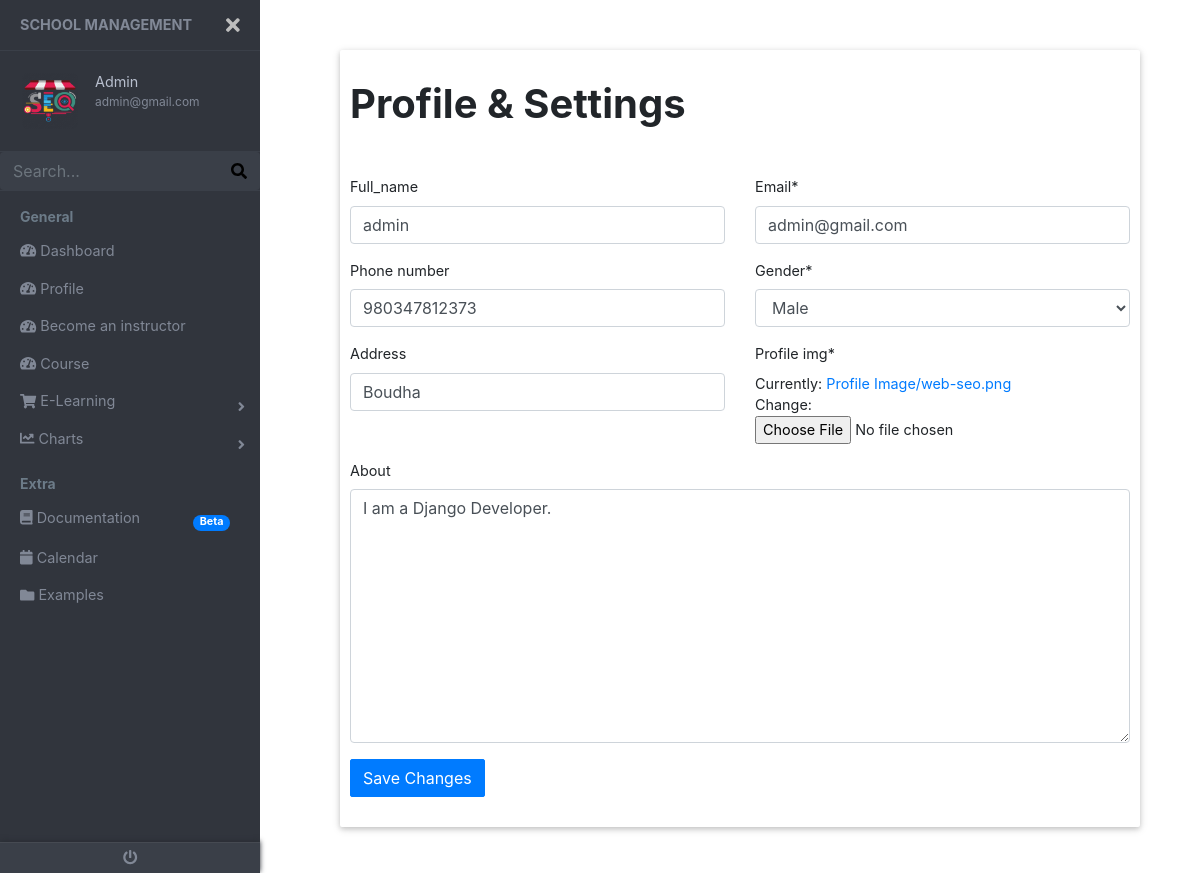
/user/createprofile/ (signed in), run on the app's committed database.
### accounts/models.py (models this page shows, shortened)
class User(AbstractBaseUser, PermissionsMixin):
    email = models.EmailField(
        verbose_name=_('email address'), max_length=255, unique=True
    )
    full_name = models.CharField(_('full_name'), max_length=30, blank=True)
    is_staff = models.BooleanField(
        _('staff status'),
        default=False,
        help_text=_(
            'Designates whether the user can log into this admin site.'
        ),
    )
    date_joined = models.DateTimeField(
        _('date joined'), default=timezone.now
    )
    objects = UserManager()
    USERNAME_FIELD = 'email'
    REQUIRED_FIELDS = ['full_name']

class Profile(models.Model):
    GENDER = (
        ('male', 'Male'),
        ('female', 'Female'),)
    user = models.OneToOneField(settings.AUTH_USER_MODEL, on_delete=models.CASCADE)
    profile_img = models.ImageField(default='default.jpg', upload_to='Profile Image/')
    phone_number = models.CharField(max_length=100, null=True, blank=True)
    address = models.CharField(max_length=200, null=True, blank=True)
    gender = models.CharField(max_length=20,choices=GENDER)
    about = models.TextField(null=True, blank=True)

### accounts/views.py (the view)
# urls.py: path('createprofile/', views.create_profile_view, name='edit-profile'),
@login_required(login_url='login')
def create_profile_view(request):
    if request.method == 'POST':
        user_form = UpdateUserForm(request.POST, instance=request.user)
        create_form = ProfileForm(request.POST, request.FILES, instance=request.user.profile)
        if create_form.is_valid() and user_form.is_valid():
            create_form.save()
            user_form.save()
            return redirect('teacher-profile')
    else:
        user_form = UpdateUserForm(instance=request.user)
        create_form = ProfileForm(instance=request.user.profile)
    contex = {
        'create_form': create_form,
        'user_form': user_form
    }
    return render(request, 'apps/editProfile.html', contex)

### accounts/forms.py (shortened to what this page needs)
class ProfileForm(forms.ModelForm):
    class Meta:
        model = Profile
        fields = ['profile_img', 'phone_number', 'address', 'gender', 'about']

class UpdateUserForm(forms.ModelForm):
    email = forms.EmailField()
    class Meta:
        model = User
        fields = ['email', 'full_name']

### accounts/templates/apps/editProfile.html
{% extends 'base.html' %}
{% load crispy_forms_tags %}
{% load static %}
{% block content %}
  <div class="edit-profile">
      <h1 class="profile-heading mb-5"> Profile & Settings </h1>
      <form method="POST" enctype="multipart/form-data"> {% csrf_token %}
        <div class="row">
          <div class="col-lg-12">
            <div class="row">
              <div class="col-lg-6 col-sm-12">
                <div class="form-group">
                    {{user_form.full_name| as_crispy_field}}
                </div>
              </div>
              <div class="col-lg-6 col-sm-12">
                <div class="form-group">
                  {{user_form.email| as_crispy_field}}
                </div>
              </div>
            </div>
            <div class="row">
              <div class="col-lg-6 col-sm-12">
                <div class="form-group">
                  {{create_form.phone_number| as_crispy_field}}
                </div>
              </div>
              <div class="col-lg-6 col-sm-12">
                <div class="form-group">
                    {{create_form.gender| as_crispy_field}}
                </div>
              </div>
            </div>
            <div class="row">
               <div class="col-lg-6 col-sm-12">
                <div class="form-group">
                    {{create_form.address| as_crispy_field}}
                </div>
              </div>
              <div class="col-lg-6 col-sm-12">
                <div class="form-group">
                    {{create_form.profile_img| as_crispy_field}}
                </div>
              </div>
            </div>
            <div class="row">
              <div class="col lg-12">
                <div class="form-group">
                    {{create_form.about| as_crispy_field}}
                </div>
              </div>
            </div>
          </div>
        </div>
        <div class="row">
            <div class="col d-flex justify-content-start">
              <button class="btn btn-primary" type="submit">Save Changes</button>
            </div>
      </form>
    </div>
{% endblock %}

### templates/base.html (shortened to what this page needs)
{% load static %}
<!DOCTYPE html>
<html>
<head>
    <link href="https://stackpath.bootstrapcdn.com/font-awesome/4.7.0/css/font-awesome.min.css" rel="stylesheet">
    <link rel="stylesheet" href="https://stackpath.bootstrapcdn.com/bootstrap/4.4.1/css/bootstrap.min.css">
    <link href="https://use.fontawesome.com/releases/v5.0.6/css/all.css" rel="stylesheet">
    <link href="https://cdnjs.cloudflare.com/ajax/libs/owl-carousel/1.3.3/owl.carousel.css" rel="stylesheet" />
    <link rel="stylesheet" type="text/css" href="{% static 'style.css' %}">
    <link rel="stylesheet" href="https://unpkg.com/flickity@2.0/dist/flickity.min.css">
</head>
<body>
  <div class="page-wrapper chiller-theme toggled">
        <nav id="sidebar" class="sidebar-wrapper">
            <div class="sidebar-content">
              <div class="sidebar-brand">
                <a href="#">School Management</a>
                <div id="close-sidebar">
                  <i class="fas fa-times"></i>
                </div>
              </div>
              {% if user.is_authenticated %}
                <div class="sidebar-header">
                  <div class="user-pic">
                    <img class="img-responsive img-rounded" src="{{ user.profile.profile_img.url}}"
                      alt="User picture">
                  </div>
                  <div class="user-info">
                    <span class="user-name">{{user.full_name| capfirst}}
                    </span>
                    <span class="user-role">{{ user.email}}</span>
                  </div>
                </div>
                  {% endif %}
              <div class="sidebar-search">
                <form method="GET" action="{% url 'search' %}">
                  <div class="input-group">
                    <input type="text" class="form-control search-menu" placeholder="Search..." name='q'>
                    <div class="input-group-append">
                      <span class="input-group-text">
                        <button type="submit" id="completed-task" class="fabutton">
                          <i class="fa fa-search" aria-hidden="true"></i>
                        </button>
                      </span>
                    </div>
                  </div>
                </form>
              </div>
                <div class="sidebar-menu">
                  <ul>
                    <li class="header-menu">
                      <span>General</span>
                    </li>
                    <li>
                      <a href="{% url 'dashboard' %}">
                        <i class="fa fa-tachometer-alt"></i>
                        <span>Dashboard</span>
                      </a>
                    </li>
                    <li>
                      <a href="{% url 'teacher-profile' %}">
                        <i class="fa fa-tachometer-alt"></i>
                        <span>Profile</span>
                      </a>
                    </li>
                    <li>
                      <a href="{% url 'content-add'%}">
                        <i class="fa fa-tachometer-alt"></i>
                        <span>Become an instructor</span>
                      </a>
                    </li>
                    <li>
                      <a href="{% url 'courses'%}">
                        <i class="fa fa-tachometer-alt"></i>
                        <span> Course</span>
                      </a>
                    </li>
                    <li class="sidebar-dropdown">
                      <a href="#">
                        <i class="fa fa-shopping-cart"></i>
                        <span>E-Learning</span>
                      </a>
                    </li>
                    <li class="sidebar-dropdown">
                      <a href="#">
                        <i class="fa fa-chart-line"></i>
                        <span>Charts</span>
                      </a>
                    </li>
                    <li class="header-menu">
                      <span>Extra</span>
                    </li>
                    <li>
                      <a href="#">
                        <i class="fa fa-book"></i>
                        <span>Documentation</span>
                        <span class="badge badge-pill badge-primary">Beta</span>
                      </a>
                    </li>
                    <li>
                      <a href="#">
                        <i class="fa fa-calendar"></i>
                        <span>Calendar</span>
                      </a>
                    </li>
                    <li>
                      <a href="#">
                        <i class="fa fa-folder"></i>
                        <span>Examples</span>
                      </a>
                    </li>
                  </ul>
                </div>
          </div>
          <div class="sidebar-footer">
          {% if user.is_authenticated %}
            <a href="{% url 'logout' %}">
              <i class="fa fa-power-off"></i>
            </a>
          {% endif %}
          </div>
        </nav>
      <main class="page-content">
        <div class="container-fluid">
          {% block content %}
          {% endblock %}
        </div>
      </main>
    </div>
</body>
</html>

### data on the page
User: profile.profile_img (picture), full_name "Admin", email "admin@gmail.com", full_name "admin"
Profile: phone_number "980347812373", gender "Male", address "Boudha", about "I am a Django Developer."
